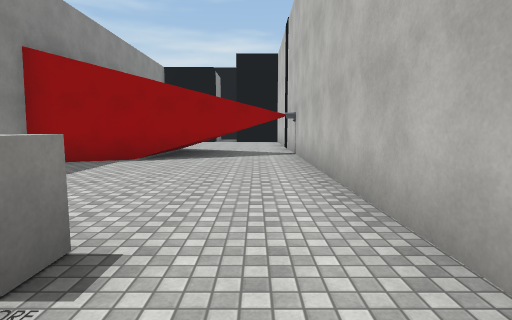
view 1 (above)

12 first-person views from a walk through a scene from a Unity 3-D project. The camera is 1.5 m above the floor, tilts 6° down and sees 80° across. The floor is counted in squares, 2 m on a side. Each view is taken from the middle of a square. On the plan, view 1 faces up. The plan holds only what a view shows up to about 10 squares ahead; the rest is blank. The place goes on beyond the plan. Some surface patterns are stand-ins.

view 2
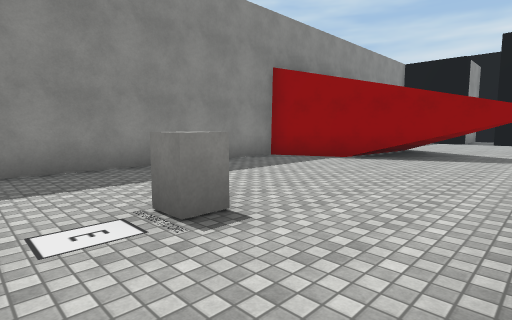

view 3
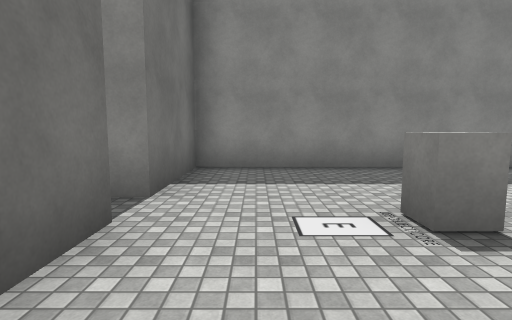

view 4
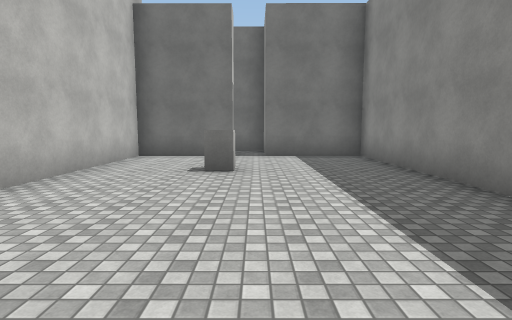

view 5
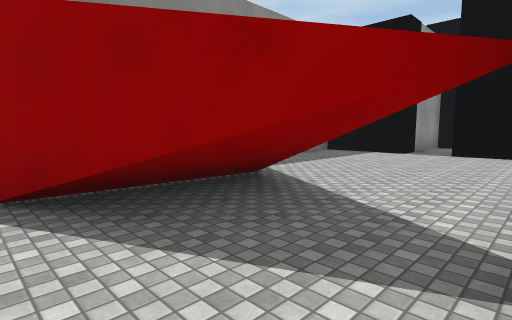

view 6
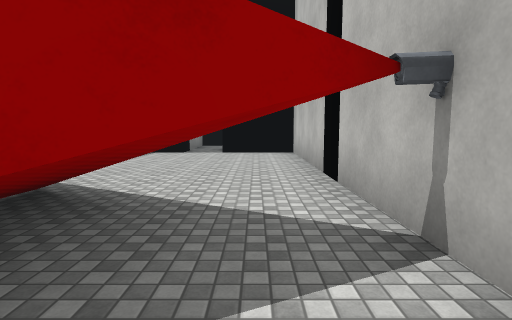

view 7
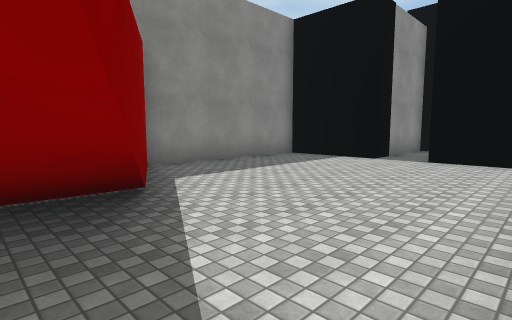

view 8
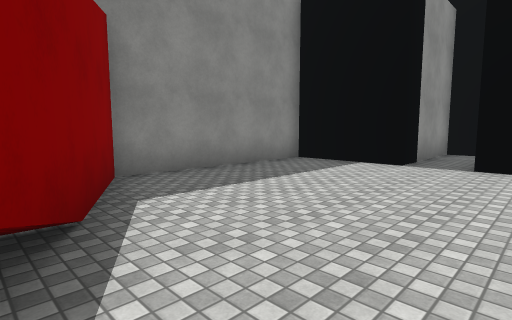

view 9
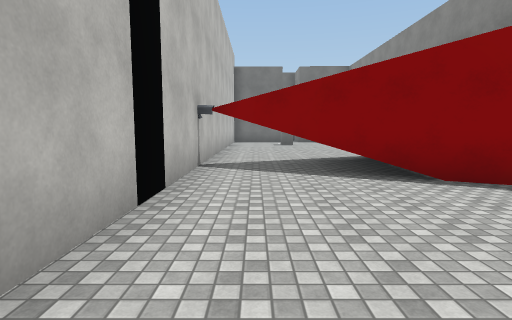

view 10
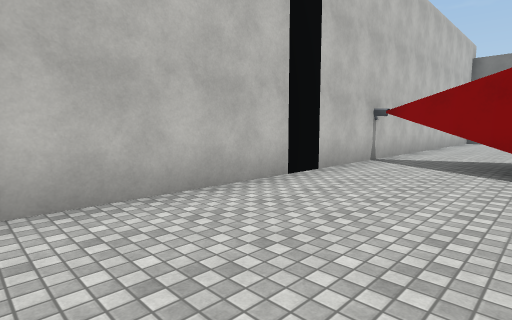

view 11
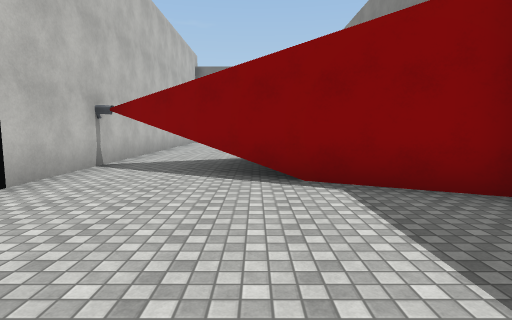

view 12
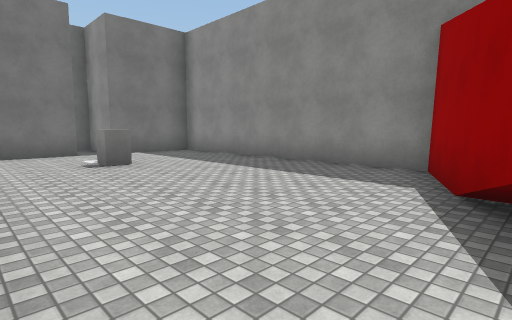

### Floor plan
Key: @ floor where view 1 was taken; # wall or solid block; . floor; T thing the floor can be seen under or through; B block.
Columns run from 5 left of view 1 to 2 right of it. Each row starts with its distance up from view 1.
 20   ##
 19   #.
 18   #.
 17 ###.####
 16 #......#
 15 #......#
 14 #......#
 13 #......#
 12 #......#
 11 ##.....#
 10   TTT..#
  9     T..#
  8   TTT..#
  7 ##.....#
  6 #......#
  5 #......#
  4 #......#
  3 #......#
  2 #...B..#
  1 #......#
  0 #....@.#
 -1 #...####
 -2 ###.
 -3   ###

Positions as (right, up) in squares from view 1, and headings:
1: (0, 0), facing up
2: (1, 0), facing up-left
3: (1, 0), facing left
4: (-2, 7), facing down
5: (1, 7), facing up-left
6: (0, 7), facing up
7: (1, 9), facing up-left
8: (0, 10), facing up-left
9: (0, 15), facing down
10: (-2, 16), facing down-right
11: (-2, 15), facing down
12: (1, 8), facing down-left
